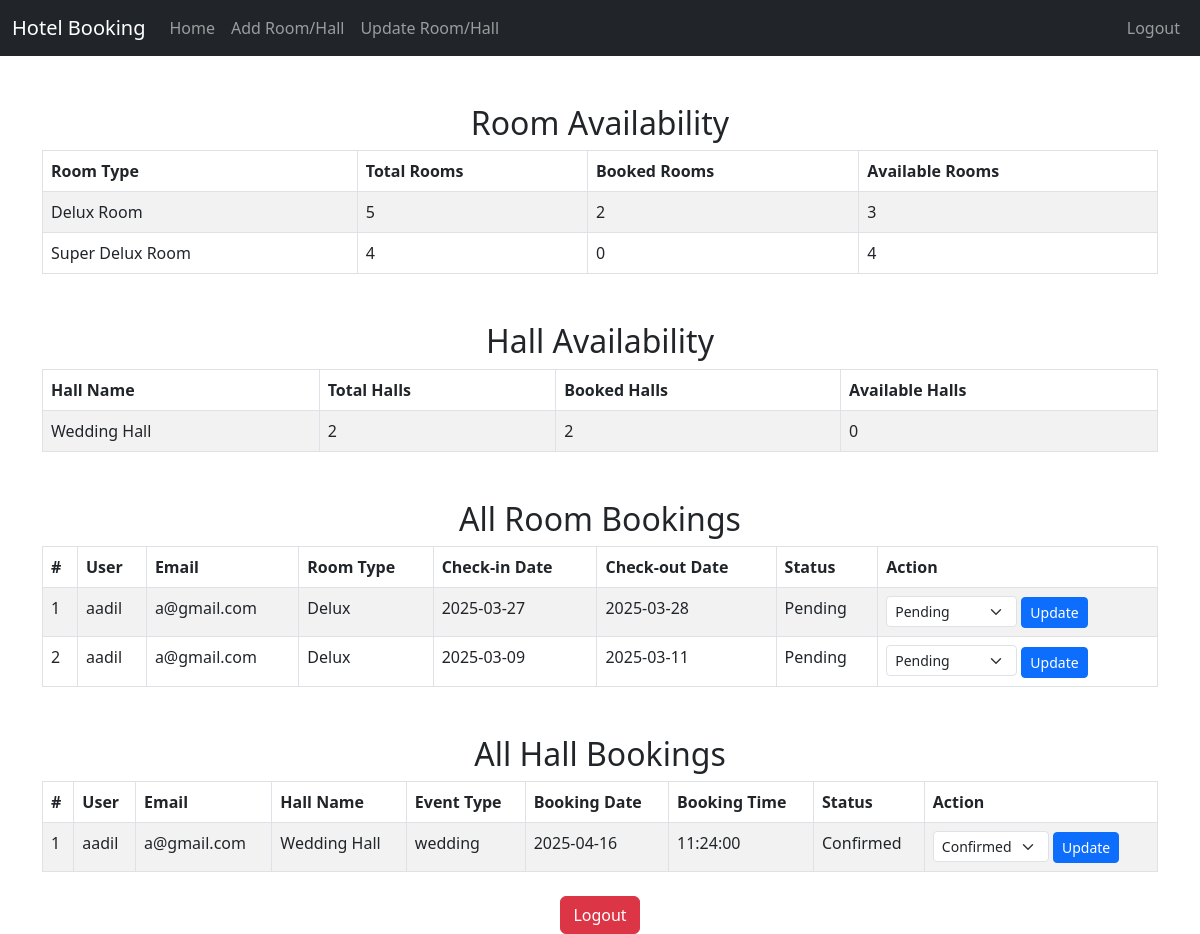
/dashboard.php (signed in), run on the app's committed database.
### tables this page shows
CREATE TABLE `rooms` (
  `id` int(11) NOT NULL,
  `room_type` varchar(255) NOT NULL,
  `total_rooms` int(11) NOT NULL,
  `booked_rooms` int(11) DEFAULT 0,
  `image` varchar(255) DEFAULT NULL,
  `price_per_night` decimal(10,2) NOT NULL DEFAULT 0.00
);

CREATE TABLE `halls` (
  `id` int(11) NOT NULL,
  `hall_name` varchar(255) NOT NULL,
  `total_halls` int(11) NOT NULL,
  `booked_halls` int(11) DEFAULT 0,
  `image` varchar(255) DEFAULT NULL,
  `price_per_day` decimal(10,2) NOT NULL DEFAULT 0.00
);

CREATE TABLE `bookings` (
  `id` int(11) NOT NULL,
  `user_id` int(11) NOT NULL,
  `room_type` enum('normal','delux','super_delux') NOT NULL,
  `check_in_date` date NOT NULL,
  `check_out_date` date NOT NULL,
  `status` enum('pending','checked_in','checked_out') DEFAULT 'pending',
  `name` varchar(100) NOT NULL,
  `mobile_number` varchar(15) NOT NULL,
  `address` text NOT NULL,
  `total_price` decimal(10,2) NOT NULL DEFAULT 0.00
);

CREATE TABLE `users` (
  `id` int(11) NOT NULL,
  `username` varchar(50) NOT NULL,
  `email` varchar(100) NOT NULL,
  `password` varchar(255) NOT NULL,
  `role` enum('user','admin') DEFAULT 'user'
);

CREATE TABLE `hall_bookings` (
  `id` int(11) NOT NULL,
  `user_id` int(11) NOT NULL,
  `hall_name` varchar(255) NOT NULL,
  `event_type` varchar(255) DEFAULT NULL,
  `booking_date` date NOT NULL,
  `booking_time` time NOT NULL,
  `name` varchar(255) NOT NULL,
  `mobile_number` varchar(15) NOT NULL,
  `address` text NOT NULL,
  `status` varchar(50) DEFAULT 'pending',
  `total_price` decimal(10,2) NOT NULL DEFAULT 0.00
);

### dashboard.php (the view, shortened to what this page needs)
<?php
require_once 'db.php';
$stmt = $pdo->query("
    SELECT bookings.id, users.username, users.email, bookings.room_type, bookings.check_in_date, bookings.check_out_date, bookings.status
    FROM bookings
    JOIN users ON bookings.user_id = users.id
");
$room_bookings = $stmt->fetchAll();
$stmt = $pdo->query("
    SELECT hall_bookings.id, users.username, users.email, hall_bookings.hall_name, hall_bookings.event_type, hall_bookings.booking_date, hall_bookings.booking_time, hall_bookings.status
    FROM hall_bookings
    JOIN users ON hall_bookings.user_id = users.id
");
$hall_bookings = $stmt->fetchAll();
$stmt = $pdo->query("SELECT * FROM rooms");
$rooms = $stmt->fetchAll(PDO::FETCH_ASSOC);
$stmt = $pdo->query("SELECT * FROM halls");
$halls = $stmt->fetchAll(PDO::FETCH_ASSOC);
?>
<!DOCTYPE html>
<html lang="en">
<head>
    <link href="https://cdn.jsdelivr.net/npm/bootstrap@5.3.0-alpha1/dist/css/bootstrap.min.css" rel="stylesheet">
</head>
<body>
    <nav class="navbar navbar-expand-lg navbar-dark bg-dark">
        <div class="container-fluid">
            <a class="navbar-brand" href="dashboard.php">Hotel Booking</a>
            <div class="collapse navbar-collapse" id="navbarNav">
                <ul class="navbar-nav me-auto mb-2 mb-lg-0">
                    <li class="nav-item">
                        <a class="nav-link" href="dashboard.php">Home</a>
                    </li>
                    <li class="nav-item">
                        <a class="nav-link" href="adminadd.php">Add Room/Hall</a>
                    </li>
                    <li class="nav-item">
                        <a class="nav-link" href="aup.php">Update Room/Hall</a>
                    </li>
                </ul>
                <ul class="navbar-nav ms-auto mb-2 mb-lg-0">
                    <?php if (!isset($_SESSION['user_id'])): ?>
                        <li class="nav-item">
                            <a class="nav-link" href="login.php">Login</a>
                        </li>
                        <li class="nav-item">
                            <a class="nav-link" href="signup.php">Signup</a>
                        </li>
                    <?php else: ?>
                        <li class="nav-item">
                            <a class="nav-link" href="logout.php">Logout</a>
                        </li>
                    <?php endif; ?>
                </ul>
            </div>
        </div>
    </nav>
    <div class="container mt-5">
        <h2 class="text-center">Room Availability</h2>
        <table class="table table-bordered table-striped">
            <thead>
                <tr>
                    <th>Room Type</th>
                    <th>Total Rooms</th>
                    <th>Booked Rooms</th>
                    <th>Available Rooms</th>
                </tr>
            </thead>
            <tbody>
                <?php foreach ($rooms as $room): ?>
                    <tr>
                        <td><?= ucfirst($room['room_type']) ?></td>
                        <td><?= $room['total_rooms'] ?></td>
                        <td><?= $room['booked_rooms'] ?></td>
                        <td><?= $room['total_rooms'] - $room['booked_rooms'] ?></td>
                    </tr>
                <?php endforeach; ?>
            </tbody>
        </table>
        <h2 class="text-center mt-5">Hall Availability</h2>
        <table class="table table-bordered table-striped">
            <thead>
                <tr>
                    <th>Hall Name</th>
                    <th>Total Halls</th>
                    <th>Booked Halls</th>
                    <th>Available Halls</th>
                </tr>
            </thead>
            <tbody>
                <?php foreach ($halls as $hall): ?>
                    <tr>
                        <td><?= $hall['hall_name'] ?></td>
                        <td><?= $hall['total_halls'] ?></td>
                        <td><?= $hall['booked_halls'] ?></td>
                        <td><?= $hall['total_halls'] - $hall['booked_halls'] ?></td>
                    </tr>
                <?php endforeach; ?>
            </tbody>
        </table>
        <h2 class="text-center mt-5">All Room Bookings</h2>
        <?php if (empty($room_bookings)): ?>
            <div class="alert alert-info text-center">
                No room bookings found.
            </div>
        <?php else: ?>
            <table class="table table-bordered table-striped">
                <thead>
                    <tr>
                        <th>#</th>
                        <th>User</th>
                        <th>Email</th>
                        <th>Room Type</th>
                        <th>Check-in Date</th>
                        <th>Check-out Date</th>
                        <th>Status</th>
                        <th>Action</th>
                    </tr>
                </thead>
                <tbody>
                    <?php foreach ($room_bookings as $index => $booking): ?>
                        <tr>
                            <td><?= $index + 1 ?></td>
                            <td><?= htmlspecialchars($booking['username']) ?></td>
                            <td><?= htmlspecialchars($booking['email']) ?></td>
                            <td><?= ucfirst($booking['room_type']) ?></td>
                            <td><?= $booking['check_in_date'] ?></td>
                            <td><?= $booking['check_out_date'] ?></td>
                            <td><?= ucfirst($booking['status']) ?></td>
                            <td>
                                <form method="POST" action="" style="display:inline;">
                                    <select name="status" class="form-select form-select-sm d-inline" style="width: auto;">
                                        <option value="pending" <?= $booking['status'] === 'pending' ? 'selected' : '' ?>>Pending</option>
                                    </select>
                                    <button type="submit" name="check_status" class="btn btn-sm btn-primary">Update</button>
                                </form>
                            </td>
                        </tr>
                    <?php endforeach; ?>
                </tbody>
            </table>
        <?php endif; ?>
        <h2 class="text-center mt-5">All Hall Bookings</h2>
        <?php if (empty($hall_bookings)): ?>
            <div class="alert alert-info text-center">
                No hall bookings found.
            </div>
        <?php else: ?>
            <table class="table table-bordered table-striped">
                <thead>
                    <tr>
                        <th>#</th>
                        <th>User</th>
                        <th>Email</th>
                        <th>Hall Name</th>
                        <th>Event Type</th>
                        <th>Booking Date</th>
                        <th>Booking Time</th>
                        <th>Status</th>
                        <th>Action</th>
                    </tr>
                </thead>
                <tbody>
                    <?php foreach ($hall_bookings as $index => $booking): ?>
                        <tr>
                            <td><?= $index + 1 ?></td>
                            <td><?= htmlspecialchars($booking['username']) ?></td>
                            <td><?= htmlspecialchars($booking['email']) ?></td>
                            <td><?= $booking['hall_name'] ?></td>
                            <td><?= $booking['event_type'] ?></td>
                            <td><?= $booking['booking_date'] ?></td>
                            <td><?= $booking['booking_time'] ?></td>
                            <td><?= ucfirst($booking['status'] ?? 'Pending') ?></td>
                            <td>
                                <form method="POST" action="" style="display:inline;">
                                    <select name="status" class="form-select form-select-sm d-inline" style="width: auto;">
                                        <option value="confirmed" <?= $booking['status'] === 'confirmed' ? 'selected' : '' ?>>Confirmed</option>
                                    </select>
                                    <button type="submit" name="check_status" class="btn btn-sm btn-primary">Update</button>
                                </form>
                            </td>
                        </tr>
                    <?php endforeach; ?>
                </tbody>
            </table>
        <?php endif; ?>
        <div class="text-center mt-4">
            <a href="logout.php" class="btn btn-danger">Logout</a>
        </div>
    </div>
</body>
</html>

### data on the page
rooms: room_type "Delux Room", total_rooms "5", booked_rooms "2", $room['total_rooms'] - $room['booked_rooms'] "3"
rooms: room_type "Super Delux Room", total_rooms "4", booked_rooms "0", $room['total_rooms']-$room['booked_rooms'] "4"
halls: hall_name "Wedding Hall", total_halls "2", booked_halls "2", $hall['total_halls'] - $hall['booked_halls'] "0"
bookings: user.username "aadil", user.email "a@gmail.com", room_type "Delux", check_in_date "2025-03-27", check_out_date "2025-03-28", status "Pending"
bookings: user.username "aadil", user.email "a@gmail.com", room_type "Delux", check_in_date "2025-03-09", check_out_date "2025-03-11", status "Pending"
hall_bookings: user.username "aadil", user.email "a@gmail.com", hall_name "Wedding Hall", event_type "wedding", booking_date "2025-04-16", booking_time "11:24:00", status "Confirmed"
